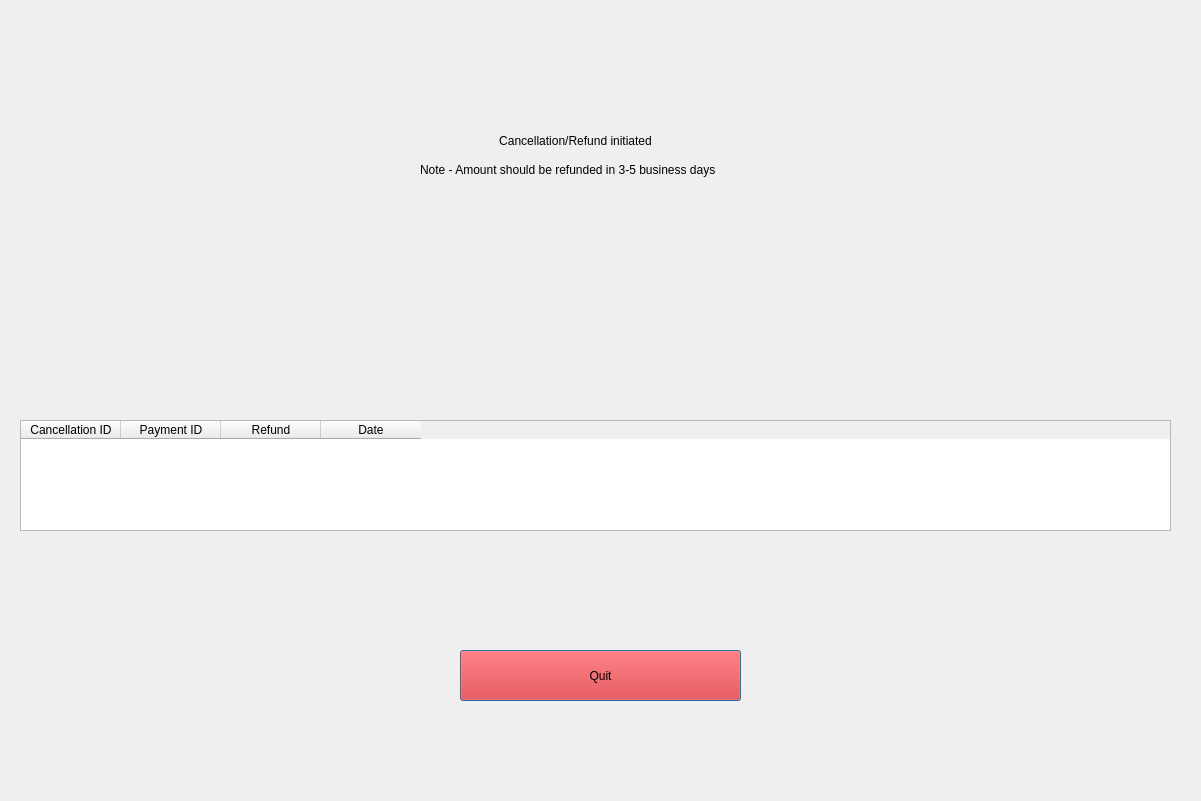
<?xml version="1.0" encoding="UTF-8"?>
<ui version="4.0">
 <class>Dialog</class>
 <widget class="QDialog" name="Dialog">
  <property name="geometry">
   <rect>
    <x>0</x>
    <y>0</y>
    <width>1201</width>
    <height>801</height>
   </rect>
  </property>
  <property name="windowTitle">
   <string>Dialog</string>
  </property>
  <widget class="QTableWidget" name="Cancellation_Info_TableWidget">
   <property name="geometry">
    <rect>
     <x>20</x>
     <y>420</y>
     <width>1151</width>
     <height>111</height>
    </rect>
   </property>
   <column>
    <property name="text">
     <string>Cancellation ID</string>
    </property>
   </column>
   <column>
    <property name="text">
     <string>Payment ID</string>
    </property>
   </column>
   <column>
    <property name="text">
     <string>Refund</string>
    </property>
   </column>
   <column>
    <property name="text">
     <string>Date</string>
    </property>
   </column>
  </widget>
  <widget class="QLabel" name="HeaderLabel">
   <property name="geometry">
    <rect>
     <x>400</x>
     <y>110</y>
     <width>351</width>
     <height>61</height>
    </rect>
   </property>
   <property name="styleSheet">
    <string notr="true">font: 16pt &quot;MS Shell Dlg 2&quot;;</string>
   </property>
   <property name="text">
    <string>Cancellation/Refund initiated</string>
   </property>
   <property name="alignment">
    <set>Qt::AlignCenter</set>
   </property>
  </widget>
  <widget class="QPushButton" name="Quit_Button">
   <property name="geometry">
    <rect>
     <x>460</x>
     <y>650</y>
     <width>281</width>
     <height>51</height>
    </rect>
   </property>
   <property name="styleSheet">
    <string notr="true">font: 16pt &quot;MS Shell Dlg 2&quot;;
background-color: rgb(255, 0, 0);
</string>
   </property>
   <property name="text">
    <string>Quit</string>
   </property>
  </widget>
  <widget class="QLabel" name="label">
   <property name="geometry">
    <rect>
     <x>460</x>
     <y>170</y>
     <width>211</width>
     <height>231</height>
    </rect>
   </property>
   <property name="text">
    <string/>
   </property>
   <property name="pixmap">
    <pixmap>Icons/payment-success.png</pixmap>
   </property>
  </widget>
  <widget class="QLabel" name="label_2">
   <property name="geometry">
    <rect>
     <x>420</x>
     <y>160</y>
     <width>321</width>
     <height>20</height>
    </rect>
   </property>
   <property name="text">
    <string>Note - Amount should be refunded in 3-5 business days</string>
   </property>
  </widget>
 </widget>
 <resources/>
 <connections/>
</ui>
